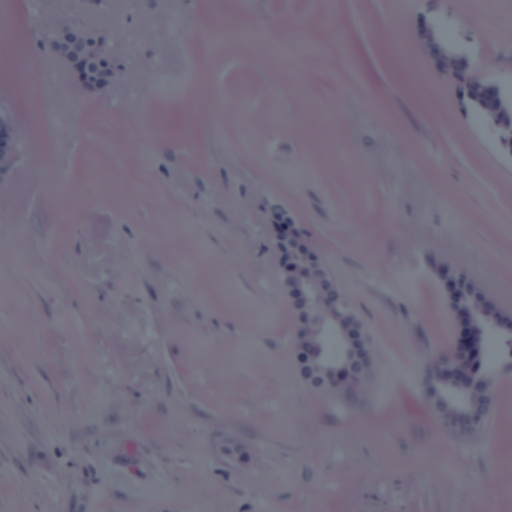
%> input picture src/CurveAlign_CT-FIRE/Cellanalysis/2B_D9_ROI2 copy.tif, 512 x 512 px
$ octave --eval "result = ManualRegistration;"   (GNU Octave 9; MATLAB toolbox functions it lacks are replaced by stand-ins)
%> lines starting %> are read from the running program, lines starting %| are printed output that depends on the picture
function  [registeredImage,transformMatrix]= ManualRegistration(BDCparameters)
%% manual registration
%input directories *****************
if  nargin == 1
    hePath = BDCparameters.HEfilepath;
    heName = BDCparameters.HEfilename{1};
    shgName = heName;
    shgPath = BDCparameters.SHGfilepath;
elseif  nargin == 0
    [shgName shgPath] = uigetfile({'*SHG*.tif';'*SHG*.tiff';'*.*'},'Load SHG file as fixed image',pwd,'MultiSelect','off');
%> the answer given: Cellanalysis/2B_D9_ROI1 copy.tif
    if isempty(shgName)
        fprintf('Fixed image is not properly loaded. Reload image to proceed \n')
        return
    end
    [heName hePath] = uigetfile({'*HE*.tif';'*HE*.tiff';'*.*'},'Load HE file as image to be registered',shgPath,'MultiSelect','off');
%> the answer given: Cellanalysis/2B_D9_ROI2 copy.tif
    if isempty(heName)
        fprintf('Moving HE image is not properly loaded. Reload image to proceed \n')
        return
    end
end

HEinfo = imfinfo(fullfile(hePath,heName));
SHGinfo = imfinfo(fullfile(shgPath,shgName));
he_dir_out = fullfile(hePath,'ManualRegisteredImage');
if ~exist(he_dir_out,'dir')
    mkdir(he_dir_out)
end
he = imread(fullfile(hePath,heName));
%> he is the input picture: size 512x512x3 uint8; mean R, G, B 115.1, 107.7, 126.8
shg_dir_out = shgPath;
shg = imread(fullfile(shgPath,shgName));
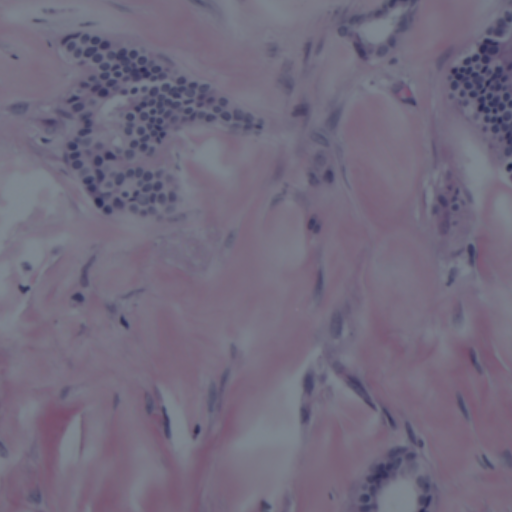
%> input picture src/CurveAlign_CT-FIRE/Cellanalysis/2B_D9_ROI1 copy.tif, 512 x 512 px
%> shg is the input picture: size 512x512x3 uint8; mean R, G, B 114, 106.1, 125.8
shg_adj = imadjust(shg);
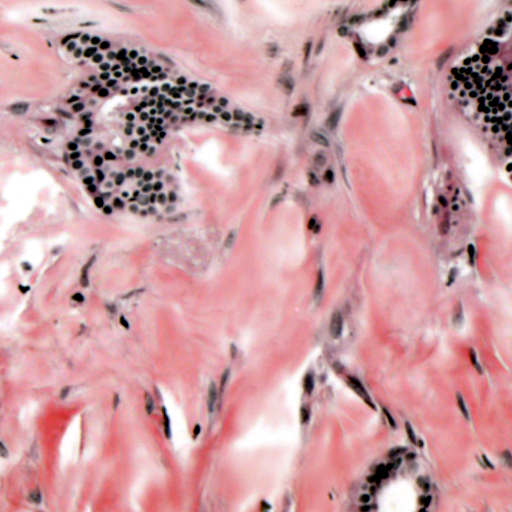
%> shg_adj: size 512x512x3 uint8; mean R, G, B 206.2, 156.7, 163.3
figure('Position', [100 50 768 768]);
%%
ax3(1) = subplot(2,2,1);
imshow(he);
title(sprintf('HE image,original, %d x %d,%d-bit',...
    HEinfo.Width,HEinfo.Height, HEinfo.BitDepth))
colormap('jet');
ax3(2) = subplot(2,2,2);
imshow(shg);
colormap('gray');
title(sprintf('SHG image ,original, %d x %d,%d-bit',...
    SHGinfo.Width,SHGinfo.Height, SHGinfo.BitDepth))
%manually register
home,disp('press ''ctrl-W'' to finish the landmark selection')
%> (the run ends here)
